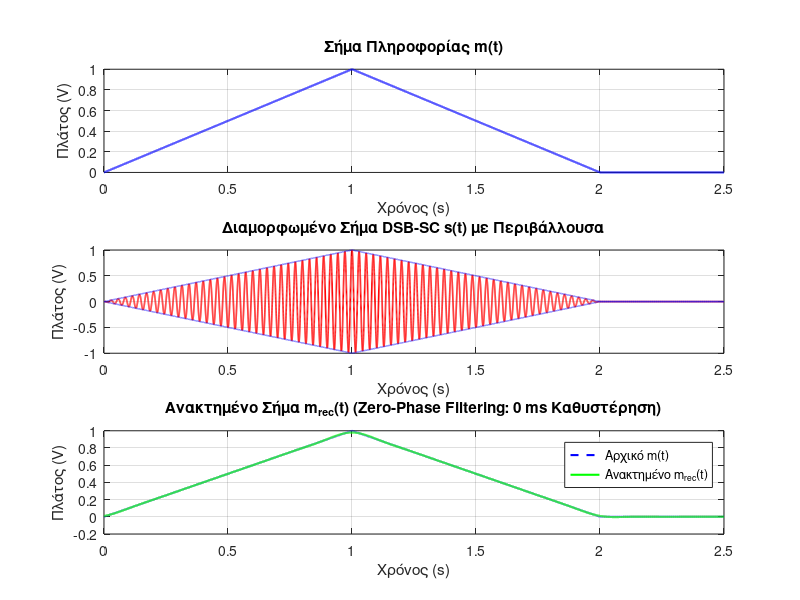
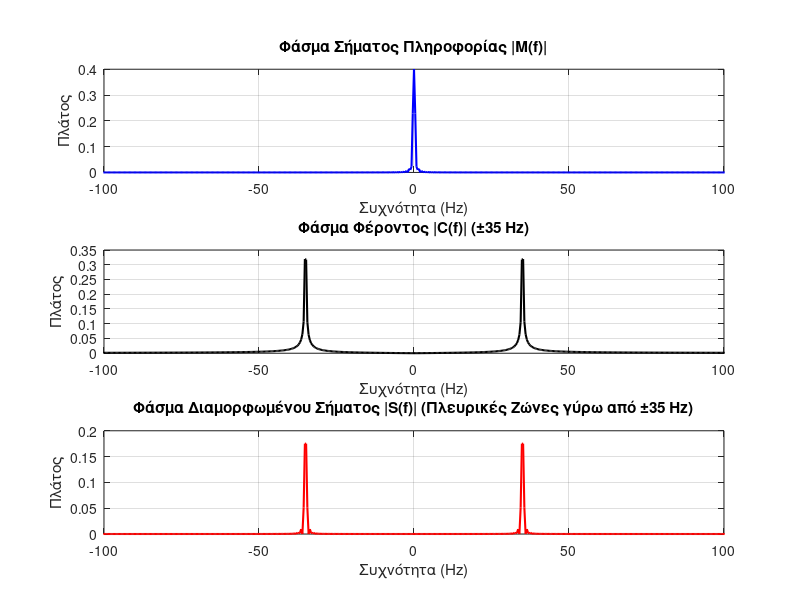

MATLAB code for these plots, in order:

%  DSB-SC Modulation & Zero-Phase Filtering

clear; clc; close all;

%1. Παράμετροι και Σήμα Πληροφορίας m(t)
fs = 10000;                     % Συχνότητα δειγματοληψίας 10 kHz
t = (0 : 1/fs : 2.5 - 1/fs)';   % Χρονικός άξονας [0, 2.5) s
N = length(t);

% Τμηματικά γραμμικό τρίγωνο m(t)
m = zeros(size(t));
idx_ramp_up   = (t >= 0.0 & t < 1.0);
idx_ramp_down = (t >= 1.0 & t < 2.0);
m(idx_ramp_up)   = t(idx_ramp_up);
m(idx_ramp_down) = -t(idx_ramp_down) + 2.0;

% 2. Φέρον Σήμα & Διαμόρφωση DSB-SC
fc = 35;                        % Συχνότητα φέροντος 35 Hz
c = cos(2 * pi * fc * t);
s = m .* c;                     % Διαμορφωμένο σήμα DSB-SC

% 3. Αποδιαμόρφωση (Σύμφωνος Φωρατής) & Φιλτράρισμα Zero-Phase
v = s .* c;                     % Πολλαπλασιασμός με το τοπικό φέρον

% Σχεδιασμός Βαθυπερατού Φίλτρου Butterworth 4ης τάξης (cutoff στα 5 Hz)
[b, a] = butter(4, 5 / (fs / 2), 'low');

% Φιλτράρισμα μηδενικής φάσης (0 ms καθυστέρηση) και ενίσχυση x2
m_rec = 2 * filtfilt(b, a, v);

% 4. Υπολογισμός Φασμάτων (FFT)
f = (-N/2 : N/2 - 1)' * (fs / N);
M_f = fftshift(fft(m)) / N;
C_f = fftshift(fft(c)) / N;
S_f = fftshift(fft(s)) / N;

% 5. Γραφήματα Πεδίου Χρόνου
figure('Name', 'DSB-SC Time Domain & Demodulation', 'Color', 'w', 'Position', [100, 100, 950, 750]);

subplot(3, 1, 1);
plot(t, m, 'b', 'LineWidth', 1.5);
title('Σήμα Πληροφορίας m(t)');
xlabel('Χρόνος (s)'); ylabel('Πλάτος (V)'); grid on;

subplot(3, 1, 2);
plot(t, s, 'r', 'LineWidth', 1.2); hold on;
plot(t, m, 'b--', 'LineWidth', 1.0);
plot(t, -m, 'b--', 'LineWidth', 1.0);
title('Διαμορφωμένο Σήμα DSB-SC s(t) με Περιβάλλουσα');
xlabel('Χρόνος (s)'); ylabel('Πλάτος (V)'); grid on;

subplot(3, 1, 3);
plot(t, m, 'b--', 'LineWidth', 1.5); hold on;
plot(t, m_rec, 'g', 'LineWidth', 1.5);
title('Ανακτημένο Σήμα m_{rec}(t) (Zero-Phase Filtering: 0 ms Καθυστέρηση)');
xlabel('Χρόνος (s)'); ylabel('Πλάτος (V)');
legend('Αρχικό m(t)', 'Ανακτημένο m_{rec}(t)'); grid on;

% 6. Γραφήματα Πεδίου Συχνότητας
figure('Name', 'DSB-SC Frequency Domain Spectra', 'Color', 'w', 'Position', [150, 150, 950, 750]);

subplot(3, 1, 1);
plot(f, abs(M_f), 'b', 'LineWidth', 1.5);
title('Φάσμα Σήματος Πληροφορίας |M(f)|');
xlabel('Συχνότητα (Hz)'); ylabel('Πλάτος');
xlim([-100, 100]); grid on;

subplot(3, 1, 2);
plot(f, abs(C_f), 'k', 'LineWidth', 1.5);
title('Φάσμα Φέροντος |C(f)| (±35 Hz)');
xlabel('Συχνότητα (Hz)'); ylabel('Πλάτος');
xlim([-100, 100]); grid on;

subplot(3, 1, 3);
plot(f, abs(S_f), 'r', 'LineWidth', 1.5);
title('Φάσμα Διαμορφωμένου Σήματος |S(f)| (Πλευρικές Ζώνες γύρω από ±35 Hz)');
xlabel('Συχνότητα (Hz)'); ylabel('Πλάτος');
xlim([-100, 100]); grid on;
